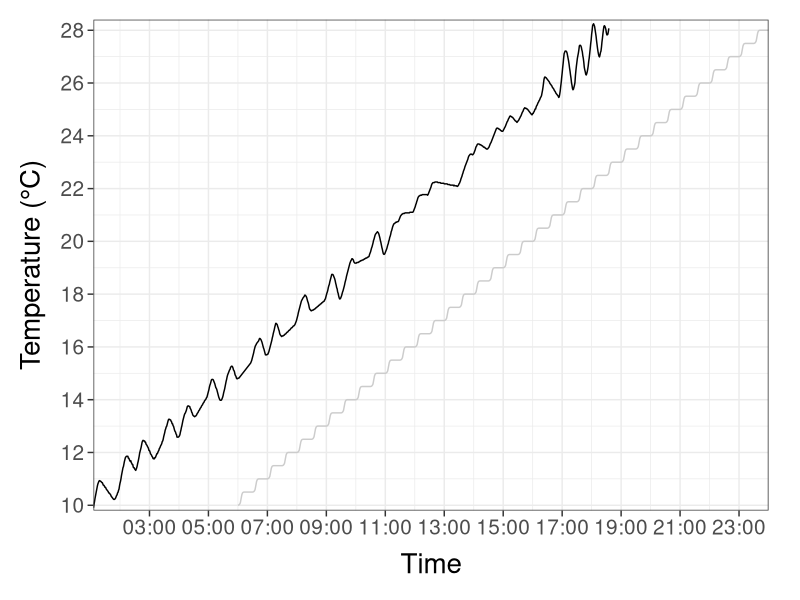

The R source for this figure: (Note: this script raises an error after producing the figure.)
## ===========================================================
## Clear the environment first
## ===========================================================
rm(list = ls(all.names = TRUE))


## ===========================================================
## Load packages
## ===========================================================
library(dplyr)
library(readxl)
library(magrittr)
library(ggplot2)
library(lubridate)
library(scales)


## ===========================================================
## Load incubation temperature data
## ===========================================================
atc.temp <- read_excel("scripts/mock-data/atc-mock-temp-rise.xlsx", sheet = "Sheet1") %>% 
  mutate(datetime = as.POSIXct(datetime, tz = "America/New_York")) %>% 
  filter(datetime > ymd_hms("2020-01-02 05:59:00"))
  
ATC.2.0 <- read_excel("data/Artedi-Temperature-ATC.xlsx", sheet = "2.0-Temp") %>% 
  filter(Tank == "ATC 01", DateTime > ymd_hms("1899-12-31 06:05:00"), DateTime <= ymd_hms("1899-12-31 23:35:00")) %>% 
  mutate(DateTime = seq.POSIXt(as.POSIXct("2020-01-02 01:06:00"), as.POSIXct("2020-01-02 18:35:00"), by = "1 min", tz = "America/New_York"))


ggplot(atc.temp, aes(x = datetime, y = temp)) +
  geom_line(color = "gray80") +
  geom_line(data = ATC.2.0, aes(x = DateTime, y = Temp.C)) +
  scale_x_datetime(date_breaks = "2 hour", labels = label_date("%H:%M"), expand = c(0, 0)) +
  scale_y_continuous(limits = c(9.8, 28.4), breaks = seq(10, 28, 2), expand = c(0, 0)) +
  labs(x = "Time", y = "Temperature (°C)") +
  theme_bw() +
  theme(axis.title.x = element_text(color = "Black", size = 20, margin = margin(10, 0, 0, 0)),
        axis.title.y = element_text(color = "Black", size = 20, margin = margin(0, 10, 0, 0)),
        axis.text.x = element_text(size = 15),
        axis.text.y = element_text(size = 15),
        axis.ticks.length = unit(1.5, "mm"),
        plot.margin = unit(c(5, 8, 5, 5), 'mm'))

ggsave("figures/ATC-Mock-Temp.tiff", width = 12, height = 7, dpi = 600)


